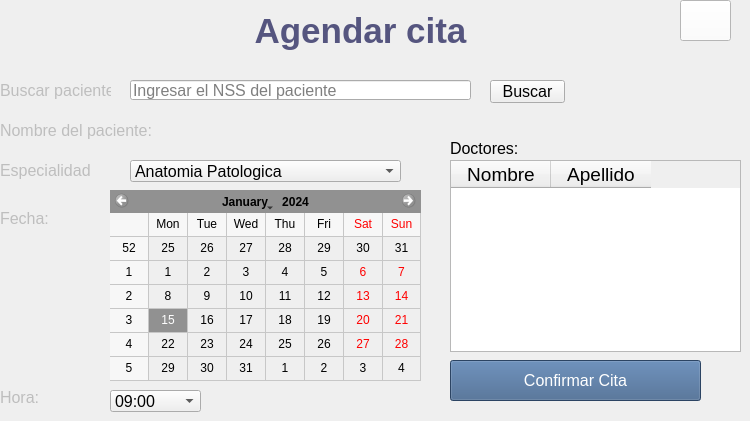
    <widget class="QWidget" name="CitasAdmin_5">
     <widget class="QLabel" name="searchL">
      <property name="enabled">
       <bool>false</bool>
      </property>
      <property name="geometry">
       <rect>
        <x>0</x>
        <y>80</y>
        <width>111</width>
        <height>20</height>
       </rect>
      </property>
      <property name="font">
       <font>
        <pointsize>12</pointsize>
       </font>
      </property>
      <property name="text">
       <string>Buscar paciente</string>
      </property>
     </widget>
     <widget class="QLabel" name="label_4">
      <property name="enabled">
       <bool>false</bool>
      </property>
      <property name="geometry">
       <rect>
        <x>0</x>
        <y>210</y>
        <width>81</width>
        <height>16</height>
       </rect>
      </property>
      <property name="font">
       <font>
        <pointsize>12</pointsize>
       </font>
      </property>
      <property name="text">
       <string>Fecha:</string>
      </property>
     </widget>
     <widget class="QLabel" name="label_5">
      <property name="enabled">
       <bool>false</bool>
      </property>
      <property name="geometry">
       <rect>
        <x>0</x>
        <y>390</y>
        <width>47</width>
        <height>14</height>
       </rect>
      </property>
      <property name="font">
       <font>
        <pointsize>12</pointsize>
       </font>
      </property>
      <property name="text">
       <string>Hora:</string>
      </property>
     </widget>
     <widget class="QLabel" name="label_6">
      <property name="geometry">
       <rect>
        <x>450</x>
        <y>140</y>
        <width>81</width>
        <height>16</height>
       </rect>
      </property>
      <property name="font">
       <font>
        <pointsize>12</pointsize>
       </font>
      </property>
      <property name="text">
       <string>Doctores:</string>
      </property>
     </widget>
     <widget class="QPushButton" name="save_appo">
      <property name="enabled">
       <bool>true</bool>
      </property>
      <property name="geometry">
       <rect>
        <x>450</x>
        <y>360</y>
        <width>251</width>
        <height>41</height>
       </rect>
      </property>
      <property name="font">
       <font>
        <pointsize>12</pointsize>
       </font>
      </property>
      <property name="styleSheet">
       <string notr="true">QPushButton {
background-color: rgb(62,95,138);
color:rgb(255,255,255);
}</string>
      </property>
      <property name="text">
       <string>Confirmar Cita</string>
      </property>
      <property name="icon">
       <iconset>
        <normalon>:/imgs/agenda.png</normalon>
       </iconset>
      </property>
     </widget>
     <widget class="QLineEdit" name="SearchNss">
      <property name="geometry">
       <rect>
        <x>130</x>
        <y>80</y>
        <width>341</width>
        <height>20</height>
       </rect>
      </property>
      <property name="font">
       <font>
        <pointsize>12</pointsize>
       </font>
      </property>
      <property name="placeholderText">
       <string>Ingresar el NSS del paciente</string>
      </property>
     </widget>
     <widget class="QPushButton" name="SearchNssPB">
      <property name="enabled">
       <bool>true</bool>
      </property>
      <property name="geometry">
       <rect>
        <x>490</x>
        <y>80</y>
        <width>75</width>
        <height>23</height>
       </rect>
      </property>
      <property name="font">
       <font>
        <pointsize>12</pointsize>
       </font>
      </property>
      <property name="text">
       <string>Buscar</string>
      </property>
     </widget>
     <widget class="QLabel" name="FullNamePL">
      <property name="enabled">
       <bool>false</bool>
      </property>
      <property name="geometry">
       <rect>
        <x>0</x>
        <y>120</y>
        <width>171</width>
        <height>20</height>
       </rect>
      </property>
      <property name="font">
       <font>
        <pointsize>12</pointsize>
       </font>
      </property>
      <property name="text">
       <string>Nombre del paciente:</string>
      </property>
     </widget>
     <widget class="QComboBox" name="comboSD_2">
      <property name="geometry">
       <rect>
        <x>130</x>
        <y>160</y>
        <width>271</width>
        <height>22</height>
       </rect>
      </property>
      <property name="font">
       <font>
        <pointsize>12</pointsize>
       </font>
      </property>
      <item>
       <property name="text">
        <string>Anatomia Patologica</string>
       </property>
      </item>
      <item>
       <property name="text">
        <string>Alergologia</string>
       </property>
      </item>
      <item>
       <property name="text">
        <string>Cardiologia</string>
       </property>
      </item>
      <item>
       <property name="text">
        <string>Cirugia General</string>
       </property>
      </item>
      <item>
       <property name="text">
        <string>Cirugia Plastica</string>
       </property>
      </item>
      <item>
       <property name="text">
        <string>Cirugia Maxilofacial</string>
       </property>
      </item>
      <item>
       <property name="text">
        <string>Cirugia Vascular</string>
       </property>
      </item>
      <item>
       <property name="text">
        <string>Dermatologia</string>
       </property>
      </item>
      <item>
       <property name="text">
        <string>Endocrinologia y Nutricion</string>
       </property>
      </item>
      <item>
       <property name="text">
        <string>Gastroentorologia</string>
       </property>
      </item>
      <item>
       <property name="text">
        <string>Ginecologia</string>
       </property>
      </item>
      <item>
       <property name="text">
        <string>Hematologia</string>
       </property>
      </item>
      <item>
       <property name="text">
        <string>Hepatologia</string>
       </property>
      </item>
      <item>
       <property name="text">
        <string>Medicina Interna</string>
       </property>
      </item>
      <item>
       <property name="text">
        <string>Nefrologia</string>
       </property>
      </item>
      <item>
       <property name="text">
        <string>Neumologia</string>
       </property>
      </item>
      <item>
       <property name="text">
        <string>Neurologia</string>
       </property>
      </item>
      <item>
       <property name="text">
        <string>Obstetricia</string>
       </property>
      </item>
      <item>
       <property name="text">
        <string>Oftalmologia</string>
       </property>
      </item>
      <item>
       <property name="text">
        <string>Otorrinolaringologia</string>
       </property>
      </item>
      <item>
       <property name="text">
        <string>Oncologia</string>
       </property>
      </item>
      <item>
       <property name="text">
        <string>Pediatria</string>
       </property>
      </item>
      <item>
       <property name="text">
        <string>Proctologia</string>
       </property>
      </item>
      <item>
       <property name="text">
        <string>Psiquiatria</string>
       </property>
      </item>
      <item>
       <property name="text">
        <string>Reumatologia</string>
       </property>
      </item>
      <item>
       <property name="text">
        <string>Traumatologia</string>
       </property>
      </item>
      <item>
       <property name="text">
        <string>Urologia</string>
       </property>
      </item>
     </widget>
     <widget class="QLabel" name="EspecialidadL">
      <property name="enabled">
       <bool>false</bool>
      </property>
      <property name="geometry">
       <rect>
        <x>0</x>
        <y>160</y>
        <width>91</width>
        <height>20</height>
       </rect>
      </property>
      <property name="font">
       <font>
        <pointsize>12</pointsize>
       </font>
      </property>
      <property name="text">
       <string>Especialidad:</string>
      </property>
     </widget>
     <widget class="QPushButton" name="backCA">
      <property name="geometry">
       <rect>
        <x>680</x>
        <y>0</y>
        <width>51</width>
        <height>41</height>
       </rect>
      </property>
      <property name="styleSheet">
       <string notr="true">QPushButton {
background-color: rgb(255,255,255);
color:rgb(62,95,138);
}</string>
      </property>
      <property name="text">
       <string/>
      </property>
      <property name="icon">
       <iconset>
        <normalon>:/imgs/back.png</normalon>
       </iconset>
      </property>
     </widget>
     <widget class="QLabel" name="NamePLabel">
      <property name="enabled">
       <bool>false</bool>
      </property>
      <property name="geometry">
       <rect>
        <x>170</x>
        <y>120</y>
        <width>161</width>
        <height>16</height>
       </rect>
      </property>
      <property name="font">
       <font>
        <pointsize>12</pointsize>
       </font>
      </property>
      <property name="text">
       <string/>
      </property>
     </widget>
     <widget class="QLabel" name="LastP1L">
      <property name="enabled">
       <bool>false</bool>
      </property>
      <property name="geometry">
       <rect>
        <x>330</x>
        <y>120</y>
        <width>141</width>
        <height>16</height>
       </rect>
      </property>
      <property name="font">
       <font>
        <pointsize>12</pointsize>
       </font>
      </property>
      <property name="text">
       <string/>
      </property>
     </widget>
     <widget class="QLabel" name="LastP2L">
      <property name="enabled">
       <bool>false</bool>
      </property>
      <property name="geometry">
       <rect>
        <x>530</x>
        <y>120</y>
        <width>121</width>
        <height>16</height>
       </rect>
      </property>
      <property name="font">
       <font>
        <pointsize>12</pointsize>
       </font>
      </property>
      <property name="text">
       <string/>
      </property>
     </widget>
     <widget class="QTableWidget" name="tablaDoctores">
      <property name="geometry">
       <rect>
        <x>450</x>
        <y>160</y>
        <width>291</width>
        <height>192</height>
       </rect>
      </property>
      <property name="font">
       <font>
        <pointsize>14</pointsize>
       </font>
      </property>
      <property name="showDropIndicator" stdset="0">
       <bool>true</bool>
      </property>
      <column>
       <property name="text">
        <string>Nombre</string>
       </property>
      </column>
      <column>
       <property name="text">
        <string>Apellido</string>
       </property>
      </column>
     </widget>
     <widget class="QLabel" name="title_8">
      <property name="geometry">
       <rect>
        <x>170</x>
        <y>10</y>
        <width>381</width>
        <height>42</height>
       </rect>
      </property>
      <property name="text">
       <string>&lt;html&gt;&lt;head/&gt;&lt;body&gt;&lt;p align=&quot;center&quot;&gt;&lt;span style=&quot; font-size:26pt; font-weight:600; color:#55557f;&quot;&gt;Agendar cita&lt;/span&gt;&lt;/p&gt;&lt;/body&gt;&lt;/html&gt;</string>
      </property>
     </widget>
     <widget class="QCalendarWidget" name="CalendarApp">
      <property name="enabled">
       <bool>false</bool>
      </property>
      <property name="geometry">
       <rect>
        <x>110</x>
        <y>190</y>
        <width>311</width>
        <height>191</height>
       </rect>
      </property>
      <property name="styleSheet">
       <string notr="true">color:rgb(0,0,0);</string>
      </property>
      <property name="inputMethodHints">
       <set>Qt::ImhNone</set>
      </property>
      <property name="gridVisible">
       <bool>true</bool>
      </property>
     </widget>
     <widget class="QComboBox" name="horaApp">
      <property name="geometry">
       <rect>
        <x>110</x>
        <y>390</y>
        <width>91</width>
        <height>22</height>
       </rect>
      </property>
      <property name="font">
       <font>
        <pointsize>12</pointsize>
       </font>
      </property>
      <item>
       <property name="text">
        <string>09:00</string>
       </property>
      </item>
      <item>
       <property name="text">
        <string>09:30</string>
       </property>
      </item>
      <item>
       <property name="text">
        <string>10:00</string>
       </property>
      </item>
      <item>
       <property name="text">
        <string>10:30</string>
       </property>
      </item>
      <item>
       <property name="text">
        <string>11:00</string>
       </property>
      </item>
      <item>
       <property name="text">
        <string>11:30</string>
       </property>
      </item>
      <item>
       <property name="text">
        <string>12:00</string>
       </property>
      </item>
      <item>
       <property name="text">
        <string>12:30</string>
       </property>
      </item>
      <item>
       <property name="text">
        <string>13:00</string>
       </property>
      </item>
      <item>
       <property name="text">
        <string>13:30</string>
       </property>
      </item>
      <item>
       <property name="text">
        <string>14:00</string>
       </property>
      </item>
      <item>
       <property name="text">
        <string>14:30</string>
       </property>
      </item>
      <item>
       <property name="text">
        <string>15:00</string>
       </property>
      </item>
      <item>
       <property name="text">
        <string>15:30</string>
       </property>
      </item>
      <item>
       <property name="text">
        <string>16:00</string>
       </property>
      </item>
      <item>
       <property name="text">
        <string>16:30</string>
       </property>
      </item>
      <item>
       <property name="text">
        <string>17:00</string>
       </property>
      </item>
      <item>
       <property name="text">
        <string>17:30</string>
       </property>
      </item>
      <item>
       <property name="text">
        <string>18:00</string>
       </property>
      </item>
      <item>
       <property name="text">
        <string>18:30</string>
       </property>
      </item>
      <item>
       <property name="text">
        <string>19:00</string>
       </property>
      </item>
      <item>
       <property name="text">
        <string>19:30</string>
       </property>
      </item>
      <item>
       <property name="text">
        <string>20:00</string>
       </property>
      </item>
      <item>
       <property name="text">
        <string>20:30</string>
       </property>
      </item>
     </widget>
    </widget>
